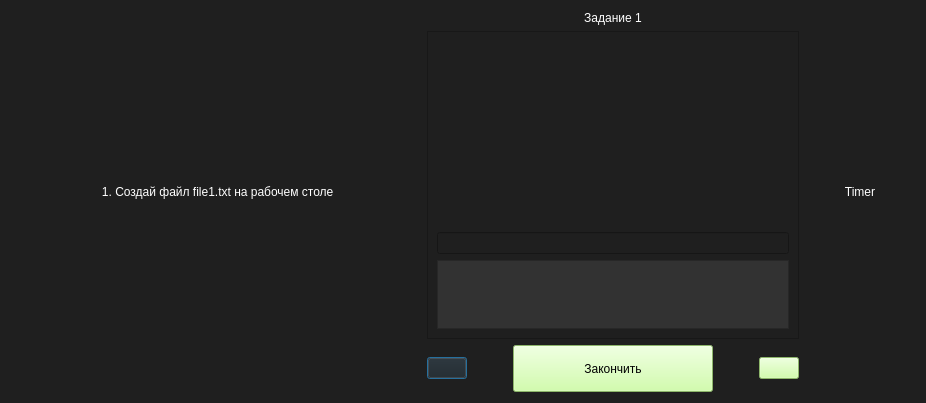
<?xml version="1.0" encoding="UTF-8"?>
<ui version="4.0">
 <class>Dialog</class>
 <widget class="QDialog" name="Dialog">
  <property name="geometry">
   <rect>
    <x>0</x>
    <y>0</y>
    <width>926</width>
    <height>403</height>
   </rect>
  </property>
  <property name="sizePolicy">
   <sizepolicy hsizetype="Expanding" vsizetype="Expanding">
    <horstretch>0</horstretch>
    <verstretch>0</verstretch>
   </sizepolicy>
  </property>
  <property name="baseSize">
   <size>
    <width>600</width>
    <height>400</height>
   </size>
  </property>
  <property name="windowTitle">
   <string>Комплекс</string>
  </property>
  <property name="styleSheet">
   <string notr="true">background-color: rgb(31, 31, 31)</string>
  </property>
  <layout class="QHBoxLayout" name="horizontalLayout">
   <item>
    <layout class="QVBoxLayout" name="verticalLayout_2">
     <property name="leftMargin">
      <number>10</number>
     </property>
     <item>
      <spacer name="verticalSpacer_3">
       <property name="orientation">
        <enum>Qt::Vertical</enum>
       </property>
       <property name="sizeHint" stdset="0">
        <size>
         <width>20</width>
         <height>40</height>
        </size>
       </property>
      </spacer>
     </item>
     <item>
      <widget class="QLabel" name="lbl_task">
       <property name="sizePolicy">
        <sizepolicy hsizetype="Maximum" vsizetype="Maximum">
         <horstretch>255</horstretch>
         <verstretch>100</verstretch>
        </sizepolicy>
       </property>
       <property name="minimumSize">
        <size>
         <width>400</width>
         <height>10</height>
        </size>
       </property>
       <property name="styleSheet">
        <string notr="true">color: rgb(255, 255, 255);
font:16pt &quot;Consolas&quot;;
</string>
       </property>
       <property name="text">
        <string>1. Создай файл file1.txt на рабочем столе  </string>
       </property>
       <property name="alignment">
        <set>Qt::AlignHCenter|Qt::AlignTop</set>
       </property>
      </widget>
     </item>
     <item>
      <spacer name="verticalSpacer">
       <property name="orientation">
        <enum>Qt::Vertical</enum>
       </property>
       <property name="sizeHint" stdset="0">
        <size>
         <width>20</width>
         <height>40</height>
        </size>
       </property>
      </spacer>
     </item>
     <item>
      <spacer name="horizontalSpacer_2">
       <property name="orientation">
        <enum>Qt::Horizontal</enum>
       </property>
       <property name="sizeHint" stdset="0">
        <size>
         <width>40</width>
         <height>20</height>
        </size>
       </property>
      </spacer>
     </item>
    </layout>
   </item>
   <item>
    <layout class="QVBoxLayout" name="verticalLayout">
     <item>
      <widget class="QLabel" name="lbl_task_num">
       <property name="styleSheet">
        <string notr="true">color: rgb(255, 255, 255);
font:16pt &quot;Consolas&quot;;
</string>
       </property>
       <property name="text">
        <string>Задание 1</string>
       </property>
       <property name="textFormat">
        <enum>Qt::PlainText</enum>
       </property>
       <property name="alignment">
        <set>Qt::AlignCenter</set>
       </property>
       <property name="margin">
        <number>0</number>
       </property>
       <property name="indent">
        <number>0</number>
       </property>
      </widget>
     </item>
     <item>
      <widget class="QFrame" name="frame">
       <property name="frameShape">
        <enum>QFrame::StyledPanel</enum>
       </property>
       <property name="frameShadow">
        <enum>QFrame::Raised</enum>
       </property>
       <layout class="QVBoxLayout" name="verticalLayout_4">
        <property name="topMargin">
         <number>200</number>
        </property>
        <item>
         <widget class="QLineEdit" name="ln_cmd">
          <property name="styleSheet">
           <string notr="true">color: rgb(255, 255, 255);
font:16pt &quot;Consolas&quot;;
</string>
          </property>
         </widget>
        </item>
        <item>
         <widget class="QFrame" name="frame_2">
          <property name="sizePolicy">
           <sizepolicy hsizetype="Preferred" vsizetype="Expanding">
            <horstretch>0</horstretch>
            <verstretch>0</verstretch>
           </sizepolicy>
          </property>
          <property name="styleSheet">
           <string notr="true">color: rgb(255, 255, 255);
font:16pt &quot;Consolas&quot;;
background-color: rgb(50, 50, 50)
</string>
          </property>
          <property name="frameShape">
           <enum>QFrame::StyledPanel</enum>
          </property>
          <property name="frameShadow">
           <enum>QFrame::Raised</enum>
          </property>
          <layout class="QHBoxLayout" name="horizontalLayout_3">
           <item>
            <widget class="QLabel" name="label_2">
             <property name="styleSheet">
              <string notr="true">color: rgb(255, 255, 255);
font:16pt &quot;Consolas&quot;;
background-color: rgb(50, 50, 50)
</string>
             </property>
             <property name="text">
              <string/>
             </property>
             <property name="alignment">
              <set>Qt::AlignLeading|Qt::AlignLeft|Qt::AlignTop</set>
             </property>
            </widget>
           </item>
          </layout>
         </widget>
        </item>
       </layout>
      </widget>
     </item>
     <item>
      <layout class="QHBoxLayout" name="horizontalLayout_2">
       <item>
        <widget class="QPushButton" name="btn_backward">
         <property name="sizePolicy">
          <sizepolicy hsizetype="Fixed" vsizetype="Fixed">
           <horstretch>0</horstretch>
           <verstretch>0</verstretch>
          </sizepolicy>
         </property>
         <property name="styleSheet">
          <string notr="true">background-color: rgb(197, 255, 149);
QPushButton::hover
{
 background-color : lightgreen;
}</string>
         </property>
         <property name="text">
          <string/>
         </property>
         <property name="icon">
          <iconset theme="back">
           <normaloff>.</normaloff>.</iconset>
         </property>
        </widget>
       </item>
       <item>
        <spacer name="horizontalSpacer_3">
         <property name="orientation">
          <enum>Qt::Horizontal</enum>
         </property>
         <property name="sizeHint" stdset="0">
          <size>
           <width>40</width>
           <height>20</height>
          </size>
         </property>
        </spacer>
       </item>
       <item>
        <widget class="QPushButton" name="btn_end_test">
         <property name="sizePolicy">
          <sizepolicy hsizetype="Fixed" vsizetype="Fixed">
           <horstretch>0</horstretch>
           <verstretch>0</verstretch>
          </sizepolicy>
         </property>
         <property name="minimumSize">
          <size>
           <width>200</width>
           <height>47</height>
          </size>
         </property>
         <property name="baseSize">
          <size>
           <width>0</width>
           <height>0</height>
          </size>
         </property>
         <property name="styleSheet">
          <string notr="true">background-color: rgb(197, 255, 149);
font: 75 16pt &quot;MS Shell Dlg 2&quot;;</string>
         </property>
         <property name="text">
          <string>Закончить</string>
         </property>
        </widget>
       </item>
       <item>
        <spacer name="horizontalSpacer_4">
         <property name="orientation">
          <enum>Qt::Horizontal</enum>
         </property>
         <property name="sizeHint" stdset="0">
          <size>
           <width>40</width>
           <height>20</height>
          </size>
         </property>
        </spacer>
       </item>
       <item>
        <widget class="QPushButton" name="btn_forward">
         <property name="enabled">
          <bool>true</bool>
         </property>
         <property name="sizePolicy">
          <sizepolicy hsizetype="Fixed" vsizetype="Fixed">
           <horstretch>0</horstretch>
           <verstretch>0</verstretch>
          </sizepolicy>
         </property>
         <property name="styleSheet">
          <string notr="true">background-color: rgb(197, 255, 149);</string>
         </property>
         <property name="text">
          <string/>
         </property>
        </widget>
       </item>
      </layout>
     </item>
    </layout>
   </item>
   <item>
    <layout class="QVBoxLayout" name="verticalLayout_3">
     <item>
      <spacer name="verticalSpacer_16">
       <property name="orientation">
        <enum>Qt::Vertical</enum>
       </property>
       <property name="sizeHint" stdset="0">
        <size>
         <width>20</width>
         <height>40</height>
        </size>
       </property>
      </spacer>
     </item>
     <item>
      <widget class="QLabel" name="lbl_time">
       <property name="styleSheet">
        <string notr="true">color: rgb(255, 255, 255);
font:16pt &quot;Consolas&quot;;
</string>
       </property>
       <property name="text">
        <string>Timer</string>
       </property>
       <property name="alignment">
        <set>Qt::AlignCenter</set>
       </property>
      </widget>
     </item>
     <item>
      <spacer name="verticalSpacer_15">
       <property name="orientation">
        <enum>Qt::Vertical</enum>
       </property>
       <property name="sizeHint" stdset="0">
        <size>
         <width>20</width>
         <height>40</height>
        </size>
       </property>
      </spacer>
     </item>
     <item>
      <spacer name="horizontalSpacer">
       <property name="orientation">
        <enum>Qt::Horizontal</enum>
       </property>
       <property name="sizeHint" stdset="0">
        <size>
         <width>40</width>
         <height>20</height>
        </size>
       </property>
      </spacer>
     </item>
    </layout>
   </item>
  </layout>
 </widget>
 <resources/>
 <connections/>
</ui>
